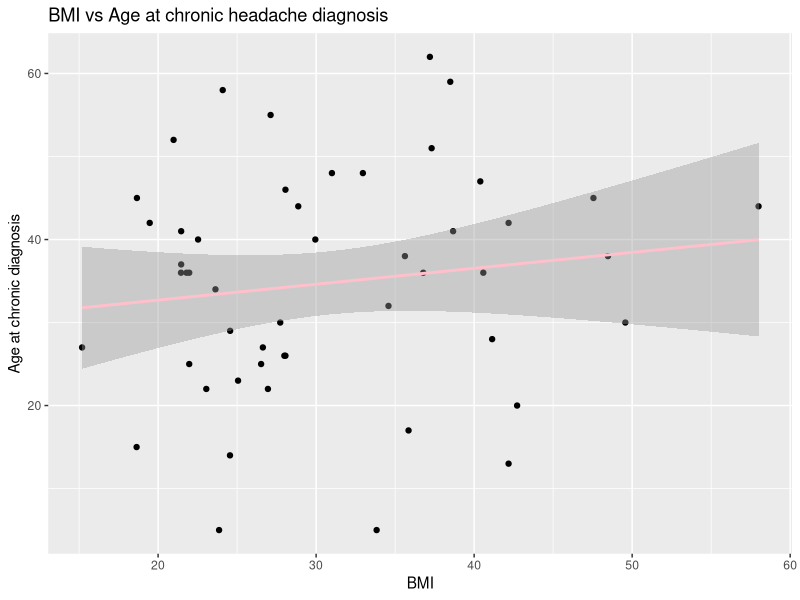
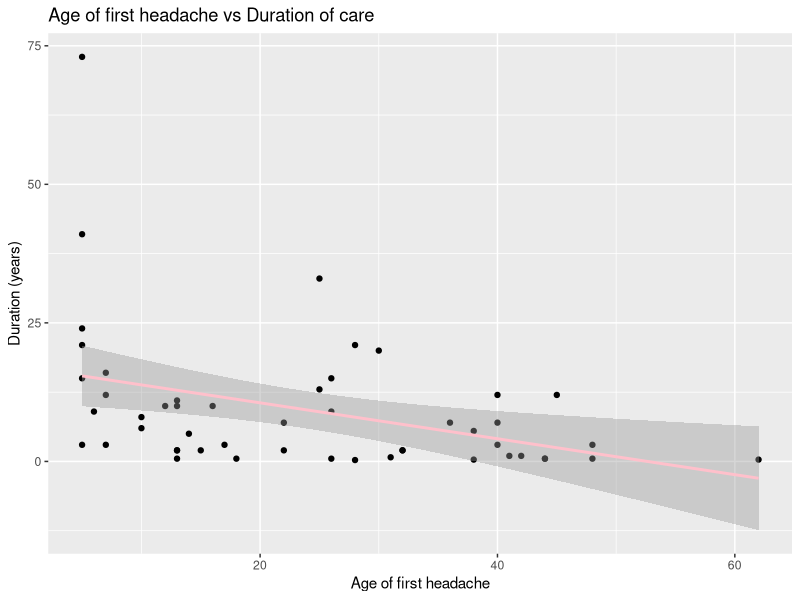

The R script that drew these images, in order:
## ---- chunk 1
knitr::opts_chunk$set(echo = TRUE)
## ---- chunk 2
migraine_data <- read.csv('linear_regression.csv')


names(migraine_data)[1] <- "any_headache"
names(migraine_data)[2] <- "age_at_chronic"
names(migraine_data)[3] <- "duration_years"
names(migraine_data)[4] <- "bmi"

migraine_data
## ---- chunk 3
regression_model <- lm(age_at_chronic ~ bmi, data=migraine_data)
summary(regression_model)
## ---- chunk 4
library(ggplot2)

ggplot(migraine_data, aes(x = bmi, y = age_at_chronic)) + 
  geom_point() +
  stat_smooth(method = "lm", col = "pink") + labs(title="BMI vs Age at chronic headache diagnosis", x ="BMI", y = "Age at chronic diagnosis")
## ---- chunk 5
regression_model <- lm(duration_years ~ any_headache, data=migraine_data)
summary(regression_model)
## ---- chunk 6
ggplot(migraine_data, aes(x = any_headache, y = duration_years)) + 
  geom_point() +
  stat_smooth(method = "lm", col = "pink") + labs(title="Age of first headache vs Duration of care", x ="Age of first headache", y = "Duration (years)")
